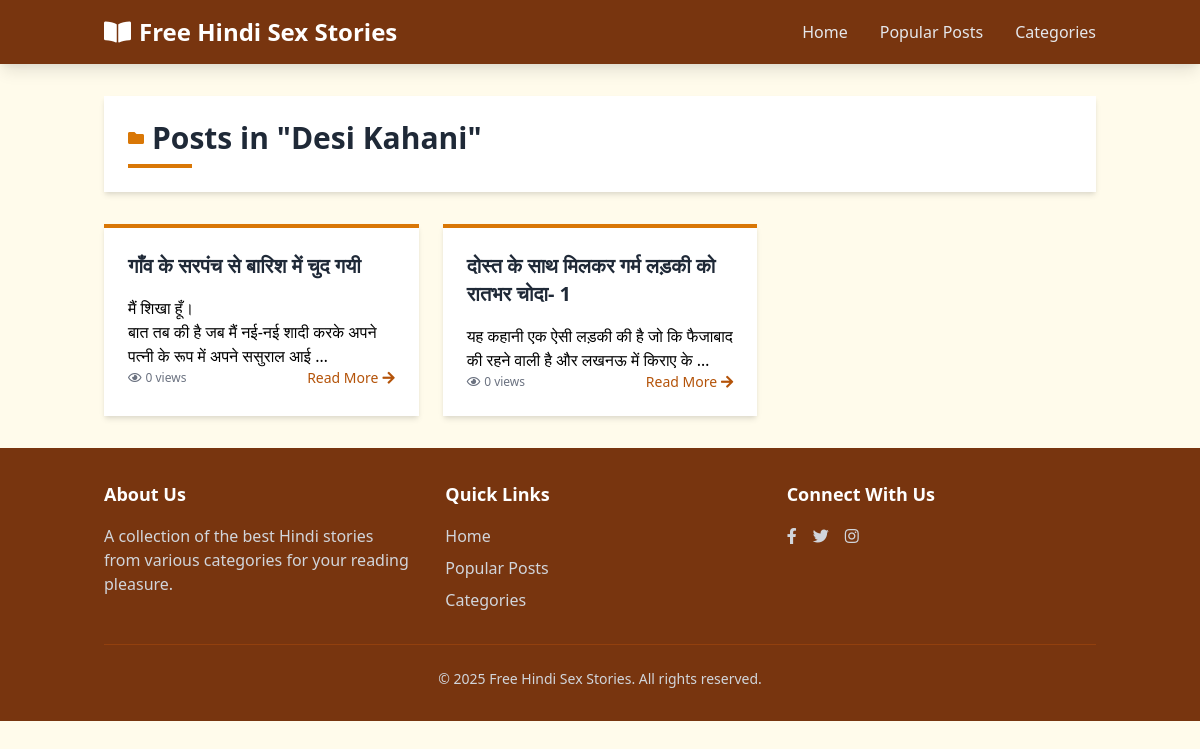
/category/Desi-Kahani/, run on an earlier commit of the app's database.
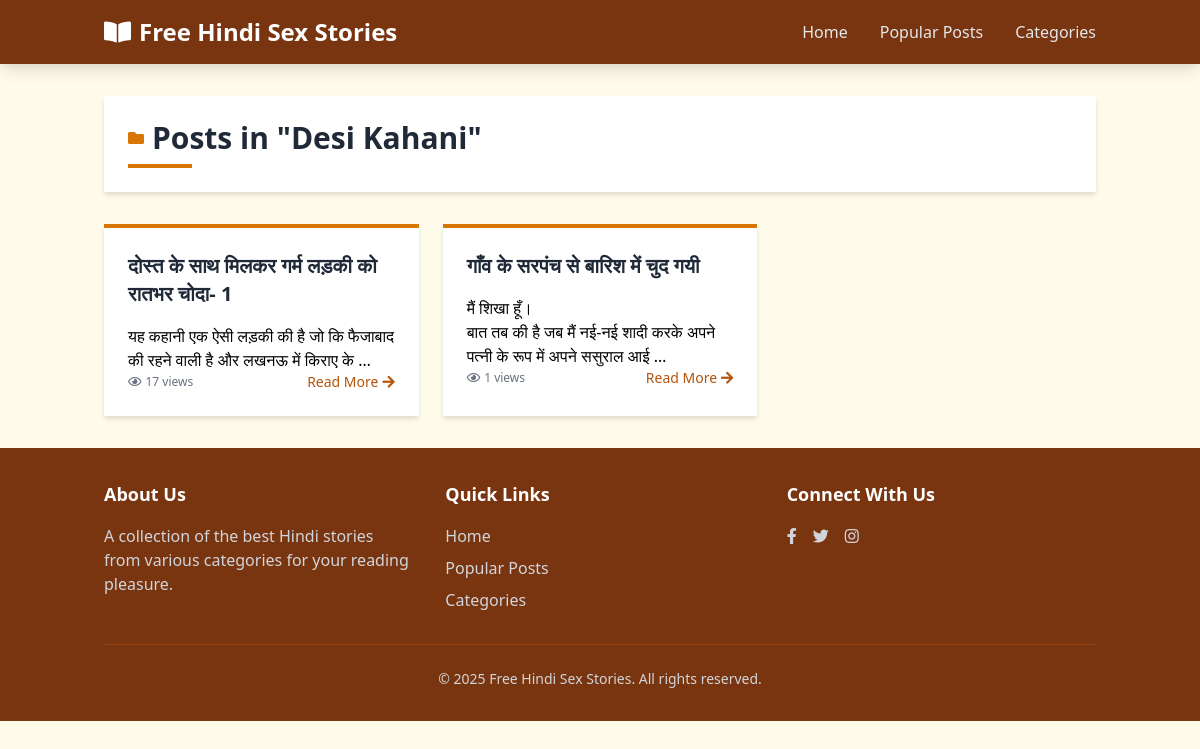
And on a later commit of the database.
### main/models.py (models this page shows, shortened)
class Post(models.Model):
    title = models.CharField(max_length=200)
    slug = models.SlugField(unique=True, blank=True)
    content = CKEditor5Field('Text', config_name='extends')
    created_at = models.DateTimeField(default=timezone.now)
    views = models.PositiveIntegerField(default=0)
    category = models.ForeignKey(Category, on_delete=models.SET_NULL, null=True, related_name='posts')
    tags = models.ManyToManyField(Tag, related_name='posts')

### main/views.py (the view)
# urls.py: path('category/<slug:slug>/', views.category_posts, name='category_posts'),
def category_posts(request, slug):
    category = get_object_or_404(Category, slug=slug)
    posts = Post.objects.filter(category=category).order_by('-views')
    return render(request, 'category_posts.html', {
        'category': category,
        'posts': posts
    })

### templates/category_posts.html (shortened to what the changed rows need)
<!DOCTYPE html>
<html lang="en">
<head>
    <link href="https://cdnjs.cloudflare.com/ajax/libs/tailwindcss/2.2.19/tailwind.min.css" rel="stylesheet">
    <link href="https://cdnjs.cloudflare.com/ajax/libs/font-awesome/5.15.4/css/all.min.css" rel="stylesheet">
</head>
<body class="bg-yellow-50 font-sans">
    <main class="container mx-auto px-4 py-8">
        <div class="bg-white shadow-md sharp-corners p-6 mb-8">
            <div class="flex items-center space-x-2">
                <h1 class="text-3xl font-bold text-gray-800">Posts in "{{ category.name }}"</h1>
            </div>
        </div>
        <div class="grid grid-cols-1 md:grid-cols-2 lg:grid-cols-3 gap-6">
            {% if posts %}
                {% for post in posts %}
                <div class="bg-white shadow-md sharp-corners p-6 post-card border-t-4 border-yellow-600">
                    <h2 class="text-xl font-bold mb-3">
                        <a href="{% url 'detailpost' post.slug%}" class="text-gray-800 hover:text-yellow-700">{{ post.title }}</a>
                    </h2>
                    <p class="text-gray-700 text-sm mb-4">{{ post.content| safe | truncatewords:20 }}</p>
                    <div class="flex justify-between items-center">
                        <span class="text-gray-500 text-xs flex items-center">
                            <i class="far fa-eye mr-1"></i> {{ post.views }} views
                        </span>
                        <a href="{% url 'detailpost' post.slug%}" class="text-yellow-700 hover:text-yellow-900 text-sm font-medium flex items-center">
                            Read More <i class="fas fa-arrow-right ml-1"></i>
                        </a>
                    </div>
                </div>
                {% endfor %}
            {% else %}
                <div class="col-span-full text-center py-12">
                    <i class="far fa-folder-open text-4xl text-gray-400 mb-4"></i>
                    <p class="text-gray-500 text-lg">No posts available in this category.</p>
                </div>
            {% endif %}
        </div>
    </main>
</body>
</html>

What changed in the data, as far as the page shows it:
changed Post "दोस्त के साथ मिलकर गर्म लड़की को रातभर चोदा- 1": views "0" → "17"; moves up the list
changed Post "गाँव के सरपंच से बारिश में चुद गयी": views "0" → "1"
